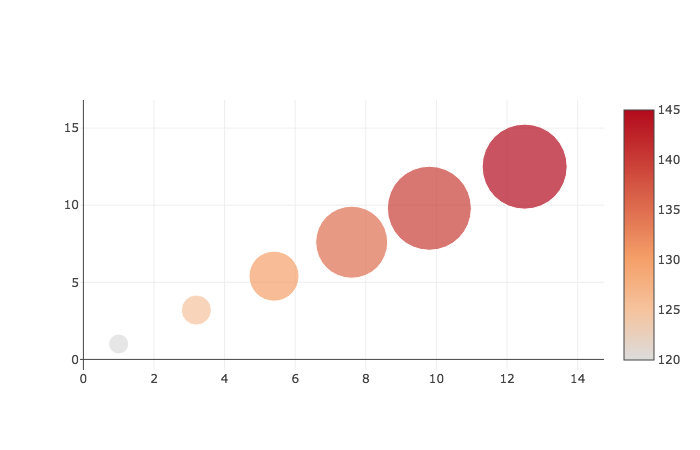

Python code for this plot:
import plotly.offline as pyo
import plotly.graph_objs as go

data = [
    {
        'x': [1, 3.2, 5.4, 7.6, 9.8, 12.5],
        'y': [1, 3.2, 5.4, 7.6, 9.8, 12.5],
        'mode': 'markers',
        'marker': {
            'color': [120, 125, 130, 135, 140, 145],
            'size': [20, 30, 50, 72, 84, 85],
            'showscale': True
        }
    }
]

pyo.plot(data, filename='examples/bubblechart/bubblechart.html')
